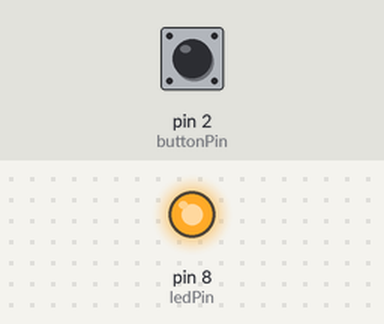
Bench run of a sketch on a simulated Arduino Uno, built with avr-gcc and run on an emulated ATmega328P. Shown: output pins drawn as LEDs (lit = HIGH). Inputs (shaded band) come from the test bench; at power-on: pin 2 (buttonPin) LOW.

Above: at 1.2 s.
1.3 s: pin 2 (buttonPin) pulled HIGH for 0.15 s
At 1.9 s:
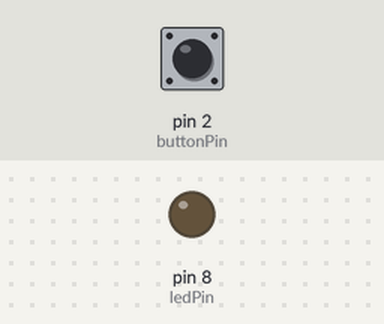
2.9 s: pin 2 (buttonPin) pulled HIGH for 1 s
At 4.3 s:
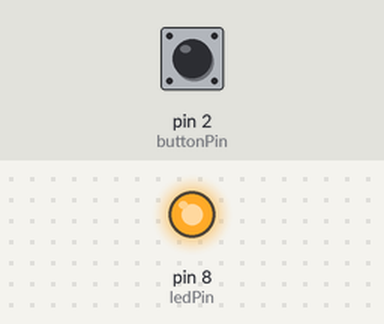
5.4 s: pin 2 (buttonPin) pulled HIGH for 3.2 s
At 6.2 s:
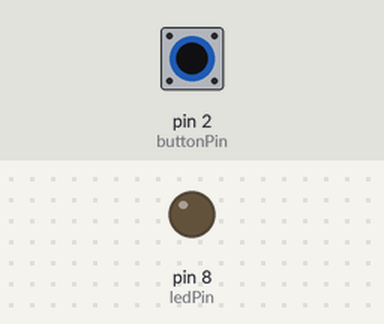
Timing chart, 0 to 8.4 s (numbered marks = the images above; inputs shaded):
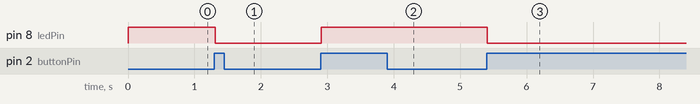

The sketch:

switch_code_debounce.ino
```cpp
const int buttonPin = 2;
const int ledPin = 8;
int ledState = HIGH;
int buttonState;
int lastButtonState = LOW;
unsigned long lastDebounceTime = 0;
unsigned long debounceDelay = 10;
void setup() {
  // put your setup code here, to run once:
  pinMode(buttonPin, INPUT);
  pinMode(ledPin, OUTPUT);
  digitalWrite(ledPin, ledState);
}
void loop() {
  int reading  = digitalRead(buttonPin);
  if (reading != lastButtonState){
    lastDebounceTime = millis();}
  if ((millis() - lastDebounceTime) > debounceDelay){
    if (reading != buttonState){
      buttonState = reading;
    if (buttonState == HIGH){
      ledState = !ledState;
    }}}
  digitalWrite(ledPin, ledState);
  lastButtonState = reading;
}
```

Measured:
- after the input at 1.3 s, pin 8 (ledPin): HIGH → LOW at once
- after the input at 2.9 s, pin 8 (ledPin): LOW → HIGH at once
- after the input at 5.4 s, pin 8 (ledPin): HIGH → LOW at once
